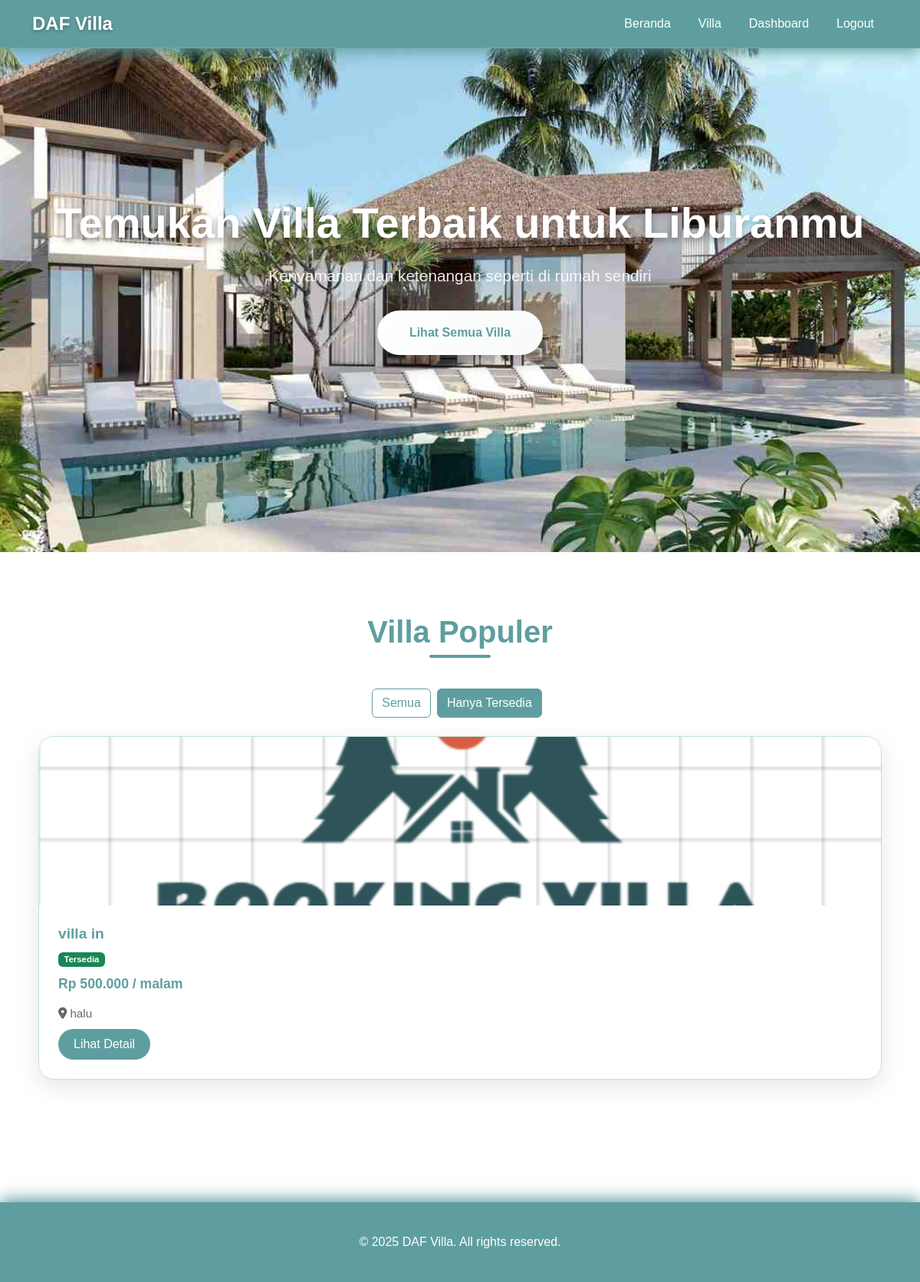
Page /?filter=tersedia (signed in) on the committed database.
### tables this page shows
CREATE TABLE `detail_villa` (
  `id_villa` int(11) NOT NULL,
  `nama_villa` varchar(100) NOT NULL,
  `lokasi` varchar(255) NOT NULL,
  `deskripsi` text DEFAULT NULL,
  `fasilitas` text DEFAULT NULL,
  `harga_permalam` decimal(10,2) NOT NULL,
  `gambar` varchar(255) DEFAULT NULL,
  `status` enum('tersedia','dibooking') DEFAULT 'tersedia'
);

### index.php (the view, shortened to what this page needs)
<?php
include 'config/koneksi.php';
$filter = $_GET['filter'] ?? 'all';
if ($filter === 'tersedia') {
  $query = "SELECT * FROM detail_villa WHERE status='tersedia' ORDER BY id_villa DESC LIMIT 6";
} else {
  $query = "SELECT * FROM detail_villa ORDER BY id_villa DESC LIMIT 6";
}
$result = mysqli_query($conn, $query);
?>
<!DOCTYPE html>
<html lang="id">
<head>
  <link href="https://cdn.jsdelivr.net/npm/bootstrap@5.3.8/dist/css/bootstrap.min.css" rel="stylesheet">
  <link rel="stylesheet" href="https://cdnjs.cloudflare.com/ajax/libs/font-awesome/6.4.0/css/all.min.css">
</head>
<body>
  <nav class="navbar navbar-expand-lg navbar-dark fixed-top">
    <div class="container">
      <a class="navbar-brand" href="#">DAF Villa</a>
      <div class="collapse navbar-collapse" id="navbarNav">
        <ul class="navbar-nav ms-auto">
          <li class="nav-item">
            <a class="nav-link" href="#home">Beranda</a>
          </li>
          <li class="nav-item">
            <a class="nav-link" href="villa_list.php">Villa</a>
          </li>
          <?php if (isset($_SESSION['role'])): ?>
            <?php if ($_SESSION['role'] == 'user'): ?>
              <li class="nav-item">
                <a class="nav-link" href="user/dashboard.php">Dashboard</a>
              </li>
              <li class="nav-item">
                <a class="nav-link" href="logout.php">Logout</a>
              </li>
            <?php endif; ?>
          <?php else: ?>
            <li class="nav-item">
              <a class="nav-link" href="login.php">Login</a>
            </li>
          <?php endif; ?>
        </ul>
      </div>
    </div>
  </nav>
  <section class="hero" id="home">
    <h1>Temukan Villa Terbaik untuk Liburanmu</h1>
    <p>Kenyamanan dan ketenangan seperti di rumah sendiri</p>
    <a href="villa_list.php" class="btn">Lihat Semua Villa</a>
  </section>
  <section class="section-villa">
    <h2>Villa Populer</h2>
    <div class="d-flex justify-content-center mb-4">
      <a href="?filter=all" class="btn btn-outline me-2 <?= ($filter === 'all') ? 'active' : '' ?>" style="color: #5F9EA0; border-color: #5F9EA0;">Semua</a>
      <a href="?filter=tersedia" class="btn me-2 <?= ($filter === 'tersedia') ? 'active' : '' ?>" style="background-color: #5F9EA0; color: white; border: 1px solid #5F9EA0;">Hanya Tersedia</a>
    </div>
    <div class="villa-list">
      <?php if (mysqli_num_rows($result) > 0): ?>
        <?php while ($row = mysqli_fetch_assoc($result)): ?>
          <div class="card">
            <a href="detail_villa.php?id=<?= $row['id_villa'] ?>" class="needs-check" data-status="<?= isset($row['status']) ? $row['status'] : 'tersedia' ?>">
              <img src="assets/img/villa/<?= $row['gambar'] ?>" alt="<?= $row['nama_villa'] ?>">
            </a>
            <div class="card-body">
              <h3><?= $row['nama_villa'] ?></h3>
              <?php
                $status = isset($row['status']) ? $row['status'] : 'tersedia';
                if ($status === 'tersedia') {
                  echo '<p><span class="badge bg-success">Tersedia</span></p>';
                } elseif ($status === 'dibooking') {
                  echo '<p><span class="badge bg-warning text-dark">Dibooking</span></p>';
                } else {
                  echo '<p><span class="badge bg-danger">'.htmlspecialchars(ucfirst($status)).'</span></p>';
                }
              ?>
              <p class="price">Rp <?= number_format($row['harga_permalam'], 0, ',', '.') ?> / malam</p>
              <p><i class="fas fa-map-marker-alt me-1"></i><?= $row['lokasi'] ?></p>
              <a href="detail_villa.php?id=<?= $row['id_villa'] ?>" class="btn-view needs-check" data-status="<?= $status ?>">Lihat Detail</a>
            </div>
          </div>
        <?php endwhile; ?>
      <?php else: ?>
        <p class="empty">Belum ada villa tersedia.</p>
      <?php endif; ?>
    </div>
  </section>
  <footer>
    &copy; <?= date('Y') ?> DAF Villa. All rights reserved.
  </footer>
</body>
</html>

### index.php (style rules this page uses)
* { margin: 0; padding: 0; box-sizing: border-box; font-family: 'Poppins', sans-serif; }
body { background: linear-gradient(135deg, #ffffffff 0%, #ffffffff 100%); color: #ffffffff; min-height: 100vh; }
.navbar { background: linear-gradient(135deg, #5F9EA0 0%, #5F9EA0 100%); backdrop-filter: blur(10px); box-shadow: 0 4px 20px #5F9EA0; border-bottom: 1px solid rgba(255, 255, 255, 0.1); }
.navbar-brand { font-weight: 700; font-size: 1.5rem; color: white; text-shadow: 0 2px 4px rgba(0, 0, 0, 0.3); }
.navbar-nav .nav-link { color: #ffffff; font-weight: 500; transition: all 0.3s ease; margin: 0 10px; }
.hero { background: url('assets/img/villa/v6.jpg') center/cover no-repeat; height: 90vh; display: flex; align-items: center; justify-content: center; flex-direction: column; color: white; text-align: center; padding: 0 20px; position: relative; overflow: hidden; }
.hero::before { content: ''; position: absolute; top: 0; left: 0; right: 0; bottom: 0; pointer-events: none; }
.hero h1 { font-size: 3.5rem; font-weight: 700; margin-bottom: 20px; text-shadow: 0 4px 8px rgba(0, 0, 0, 0.4); animation: fadeInUp 1s ease-out; }
.hero p { font-size: 1.3rem; margin-bottom: 30px; opacity: 0.9; animation: fadeInUp 1.2s ease-out; }
.hero .btn { background: linear-gradient(135deg, #fff 0%, #f8f9fa 100%); color: #5F9EA0; padding: 15px 40px; border-radius: 50px; font-weight: 600; text-decoration: none; border: 2px solid rgba(255, 255, 255, 0.3); box-shadow: 0 8px 25px rgba(0, 0, 0, 0.2); transition: all 0.3s ease; animation: fadeInUp 1.4s ease-out; }
.section-villa { padding: 80px 0; background: white; }
.section-villa h2 { text-align: center; color: #5F9EA0; font-weight: 700; font-size: 2.5rem; margin-bottom: 50px; position: relative; }
.section-villa h2::after { content: ''; position: absolute; bottom: -10px; left: 50%; transform: translateX(-50%); width: 80px; height: 4px; background: linear-gradient(135deg, #5F9EA0 0%, #5F9EA0 100%); border-radius: 2px; }
.villa-list { display: grid; grid-template-columns: repeat(auto-fit, minmax(320px, 1fr)); gap: 30px; padding: 0 50px; }
.card { background: white; border-radius: 20px; overflow: hidden; box-shadow: 0 10px 30px rgba(0, 0, 0, 0.1); transition: all 0.3s ease; border: 1px solid #c3e2d8ff; }
.card img { width: 100%; height: 220px; object-fit: cover; transition: transform 0.3s ease; }
.card-body { padding: 25px; }
.card-body h3 { color: #5F9EA0; font-weight: 600; margin-bottom: 10px; font-size: 1.2rem; }
.card-body p { color: #666; margin-bottom: 8px; font-size: 0.95rem; }
.card-body .price { color: #5F9EA0; font-weight: 700; font-size: 1.1rem; margin-bottom: 15px; }
.card-body .btn-view { background: linear-gradient(135deg, #5F9EA0 0%, #5F9EA0 100%); color: white; padding: 8px 20px; border-radius: 25px; text-decoration: none; font-weight: 500; transition: all 0.3s ease; display: inline-block; }
footer { background: linear-gradient(135deg, #5F9EA0 0%, #5F9EA0 100%); color: white; text-align: center; padding: 40px 20px; margin-top: 80px; position: relative; box-shadow: 0 -4px 20px #5F9EA0; }

### rows in the picture
detail_villa: gambar (picture), nama_villa "villa in", status "Tersedia", harga_permalam "500.000", lokasi "halu"
